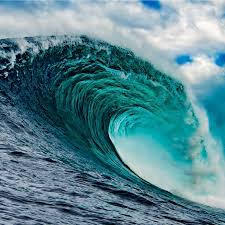
#> input picture Chapter_6/wave.jpeg, 225 x 225 px
$ python translation.py --image wave.jpeg
#> lines starting #> are read from the running program, lines starting #| are printed output that depends on the picture
import numpy as np
import argparse
import imutils
import cv2

# Loading image
ap = argparse.ArgumentParser()
ap.add_argument("-i", "--image", required = True, help = "Path to the image")
args = vars(ap.parse_args())

image = cv2.imread(args["image"])
#> image is the input picture: shape (225, 225, 3); mean B, G, R 144.4, 133.9, 89.2
cv2.imshow("Original", image)

# Defining translation matrix
M = np.float32([[1, 0, 25], [0, 1, 50]])
shifted = cv2.warpAffine(image, M, (image.shape[1], image.shape[0]))
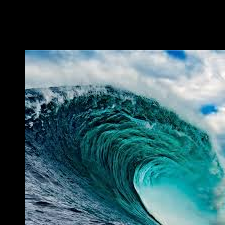
#> shifted: shape (225, 225, 3); mean B, G, R 97.3, 91, 56.6
cv2.imshow("Shifted Down and Right", shifted)

M2 = np.float32([[1, 0, -50], [0, 1, -90]])
shifted2 = cv2.warpAffine(image, M2, (image.shape[1], image.shape[0]))
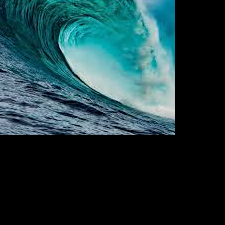
#> shifted2: shape (225, 225, 3); mean B, G, R 62.9, 58.9, 30.8
cv2.imshow("Shifted Up and Left", shifted2)

# Utilizing imutils for convenience
shifted = imutils.translate(image, 0, 100)
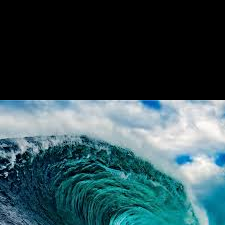
#> shifted: shape (225, 225, 3); mean B, G, R 81.6, 76.4, 51.2
cv2.imshow("Shifted Down", shifted)
cv2.waitKey(0)
